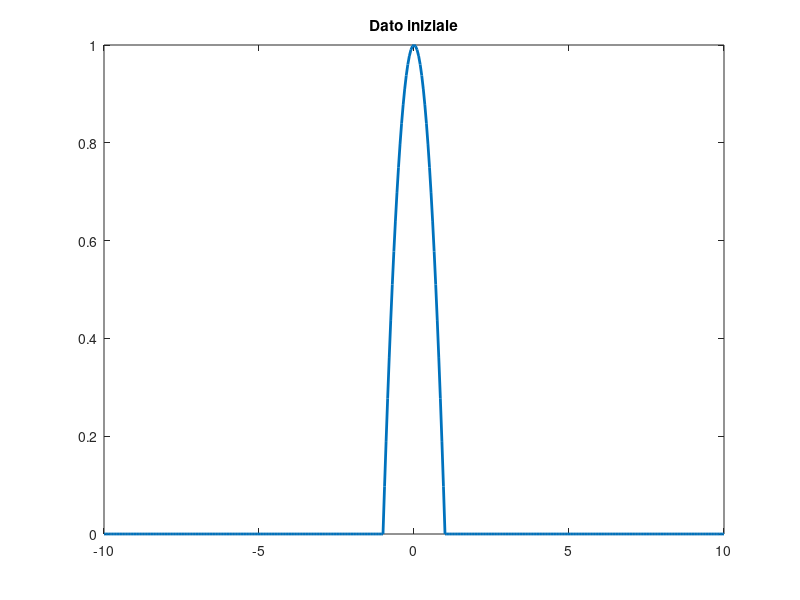

This chart was generated by the following MATLAB code: (Note: this script raises an error after producing the figure.)
% Heat: Explicit scheme
clear; close all; clc;

% Condizioni sulla stabilità
%cfl=0.6;
%nt = 120;

lg = 10.;                   % Semi-lunghezza dello spazio computazionale (da -lg a +lg).
dx = 0.05;                  % Dimensione della mesh spaziale (passo spaziale).
nx = lg / dx;               % Numero di punti per metà dello spazio (dall'origine a lg).
cfl = 0.4;                  % Numero di Courant-Friedrichs-Lewy (CFL) per la stabilità.
dt = dx * dx * cfl;         % Passo temporale in base al dx e al CFL (per la stabilità dello schema esplicito).
Tfinal = 0.5;               % Tempo finale della simulazione.
nt = floor(Tfinal / dt);    % Numero totale di passi temporali interi per raggiungere Tfinal.

%% Inizializzazione
x = zeros(1, 2 * nx + 1);   % Inizializza un vettore di zeri per i punti nello spazio (da -lg a +lg).
u0 = zeros(1, 2 * nx + 1);  % Inizializza un vettore di zeri per il dato iniziale della soluzione.

%% Ciclo per popolare i punti spaziali 'x' e il dato iniziale 'u0'.
for i = 1 : 2 * nx + 1
  x(i) = (i - nx - 1) * dx;           % Calcola la coordinata x per ogni punto, centrando l'intervallo attorno a zero.
  u0(i) = max(0., 1. - x(i) ^ 2);     % Definisce il dato iniziale (una parabola capovolta troncata a 0).
end

u = u0;                     % Assegna il dato iniziale alla soluzione corrente 'u'.
up = u0;                    % Inizializza 'up' (soluzione con shift a destra) con il dato iniziale.
um = u0;                    % Inizializza 'um' (soluzione con shift a sinistra) con il dato iniziale.
uexact = u0;                % Inizializza 'uexact' (soluzione esatta) con il dato iniziale (sarà ricalcolata).

plot(x,u0,'linewidth',2)    % Crea un grafico del dato iniziale in funzione di x con una linea spessa.
title(['Dato iniziale'])    % Imposta il titolo del grafico.

%% Ciclo principale di avanzamento temporale
for n = 1 : nt
    % Calcola i vettori 'up' e 'um' che rappresentano la soluzione shiftata a destra e sinistra.
    % La funzione 'shift' è una funzione ausiliaria sposta gli elementi del vettore 'u' a destra (up) o a sinistra (um) per implementare
    % le differenze finite centrate.
    up = shift(1, u);       % Sposta la soluzione 'u' di un passo a destra.
    um = shift(-1, u);      % Sposta la soluzione 'u' di un passo a sinistra.

    % Applica lo schema esplicito alle differenze finite per l'equazione del calore.
    u = u + dt / (dx * dx) * (up + um -2 * u);

    % Se il numero di passi temporali è un multiplo di 5, aggiorna il grafico.
    if rem(n, 5) == 0
        clf()                                   % Cancella il contenuto della figura corrente.
        plot(x,u,x,u0,'linewidth',2)            % Traccia la soluzione corrente 'u' e il dato iniziale 'u0'.
        title('Schema esplicito, cfl=0.4');     % Imposta il titolo del grafico.
        pause(0.01);                            % Mette in pausa l'esecuzione per un breve periodo per visualizzare l'animazione.
    end
end

%% Confronto con la soluzione pseudo-esatta
uexact = zeros(1, 2 * nx + 1);                      % Inizializza un vettore per la soluzione esatta (integrale).

% Ciclo per calcolare la soluzione esatta usando l'integrale di convoluzione.
for i = 1 : 2 * nx + 1                              % Itera su ogni punto nello spazio per calcolare uexact(i).
    for j = 1 : 2 * nx + 1                          % Itera su ogni punto dello spazio per l'integrazione.
         
         t = nt * dt;                               % Calcola il tempo finale della simulazione.
         y = (j - nx - 1) * dx;                     % Calcola la coordinata y (variabile di integrazione) corretta.
         x1 = (i - nx - 1) * dx;                    % Calcola la coordinata x (punto di valutazione) corretta.
         
         % Aggiunge il contributo dell'integrale per il punto (i) e la variabile di integrazione (j).
         % La formula originale nello script aveva un errore nell'uso di uo(j) (dovrebbe essere u0(j))
         % e nella coordinata y e x1 per la valutazione dell'esponenziale.
         % Assumendo che 'uo(j)' sia un errore di battitura per 'u0(j)':
         uexact(i) = uexact(i) + u0(j) * dx * exp(-(x1 - y) ^ 2 / (4 * t));
    end
    
    uexact(i) = uexact(i) / sqrt(4 * pi * nt * dt);     % Normalizza l'integrale con il fattore 1/sqrt(4*pi*t).
end

plot(x,u,x,uexact,x,u0,'linewidth',2)                   % Traccia la soluzione calcolata, quella esatta e il dato iniziale.
legend('computed','exact','initial')                    % Aggiunge una legenda al grafico.
title('Schema esplicito, cfl=0.4, 500 time steps');     % Imposta il titolo finale del grafico.
